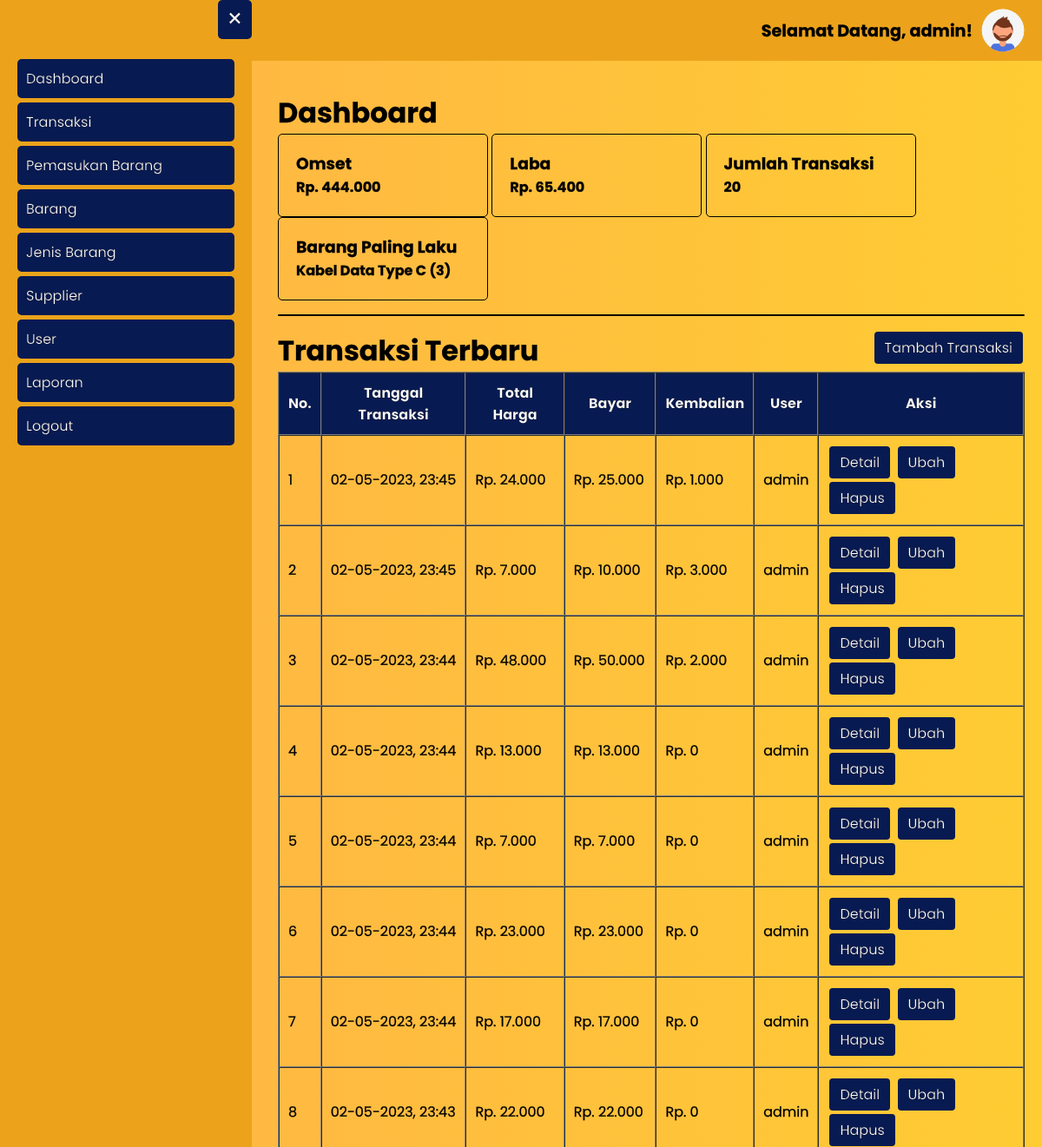
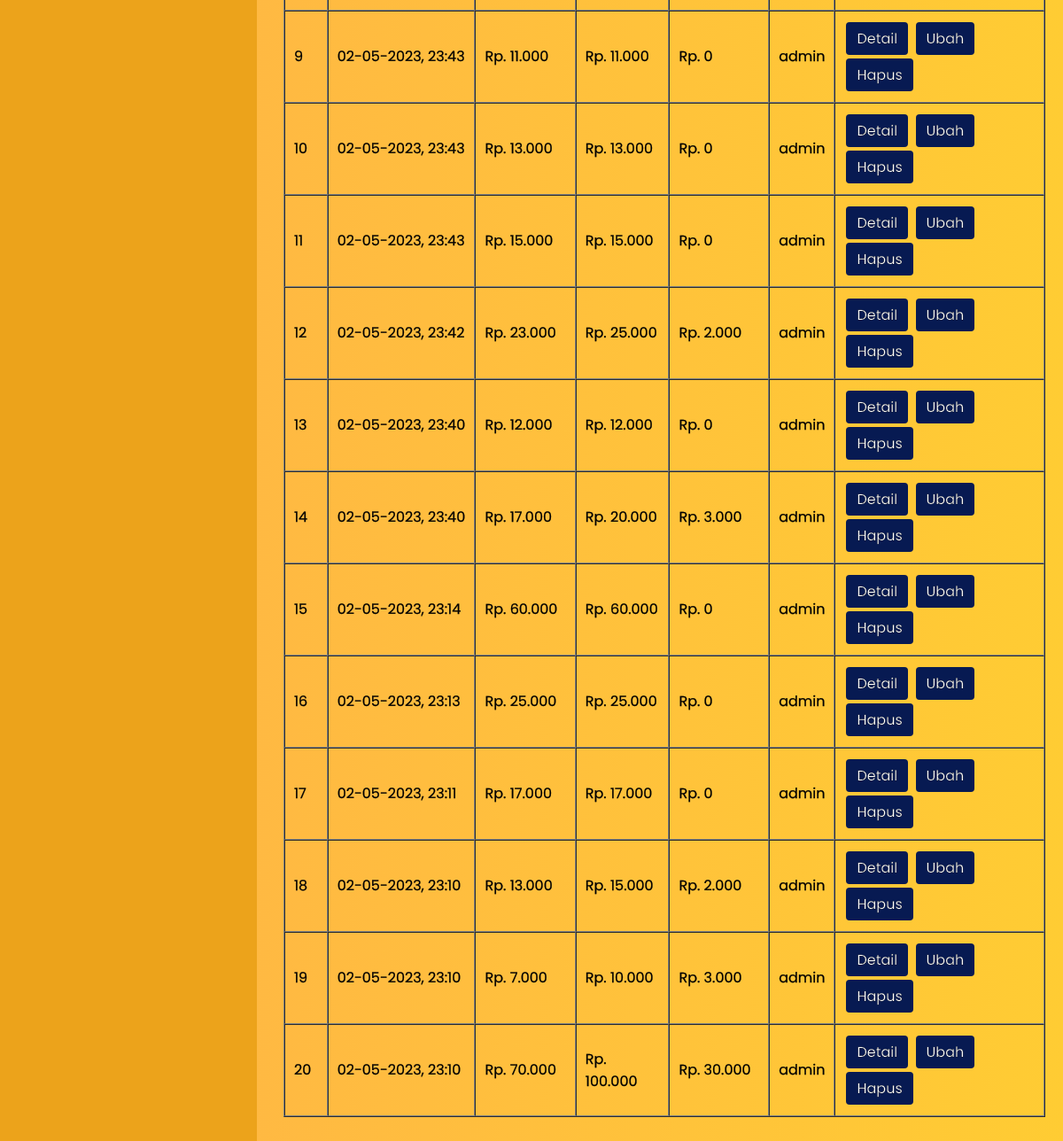
The app's page /index.php (signed in) with its own data (2 pictures, top to bottom).
### tables this page shows
CREATE TABLE `user` (
  `id_user` int(11) NOT NULL,
  `username` varchar(20) NOT NULL,
  `password` varchar(300) NOT NULL,
  `hak_akses` enum('administrator','operator') NOT NULL,
  `nama_lengkap` varchar(50) NOT NULL,
  `no_telp_user` varchar(20) NOT NULL
);

CREATE TABLE `barang` (
  `id_barang` int(11) NOT NULL,
  `nama_barang` varchar(50) NOT NULL,
  `harga_beli` int(11) NOT NULL,
  `harga_jual` int(11) NOT NULL,
  `stok_barang` int(11) NOT NULL,
  `id_jenis_barang` int(11) NOT NULL
);

CREATE TABLE `transaksi` (
  `id_transaksi` int(11) NOT NULL,
  `tanggal_transaksi` datetime NOT NULL,
  `total_harga` int(11) DEFAULT NULL,
  `bayar` int(11) DEFAULT NULL,
  `kembalian` int(11) DEFAULT NULL,
  `id_user` int(11) NOT NULL
);

### index.php (the view, shortened to what this page needs)
<?php
require_once 'koneksi.php';
$id_user = htmlspecialchars($_SESSION['id_user']);
$data_profile = mysqli_fetch_assoc(mysqli_query($koneksi, "SELECT * FROM user WHERE id_user = '$id_user'"));
$omset = mysqli_fetch_assoc(mysqli_query($koneksi, "SELECT sum(total_harga) as omset FROM transaksi"));
$laba = mysqli_fetch_assoc(mysqli_query($koneksi, "SELECT SUM((b.harga_jual - b.harga_beli) * dt.kuantitas) AS laba FROM detail_transaksi dt INNER JOIN barang b ON dt.id_barang = b.id_barang"));
$jumlah_transaksi = mysqli_num_rows(mysqli_query($koneksi, "SELECT * FROM transaksi"));
$barang_paling_laku = mysqli_fetch_assoc(mysqli_query($koneksi, "SELECT barang.id_barang, barang.nama_barang, SUM(kuantitas) as laku FROM detail_transaksi INNER JOIN barang ON detail_transaksi.id_barang = barang.id_barang GROUP BY detail_transaksi.id_barang ORDER BY laku DESC LIMIT 1"));
$transaksi = mysqli_query($koneksi, "SELECT * FROM transaksi INNER JOIN user ON transaksi.id_user = user.id_user ORDER BY tanggal_transaksi DESC");
?>
<html>
<head>
	<?php include_once 'include/head.php'; ?>
</head>
<body class="bg-gradient">
	<?php include_once 'include/topbar.php' ?>
	<?php include_once 'include/sidebar.php'; ?>
	<div class="main-content">
		<div class="my">
			<h1>Dashboard</h1>
			<div class="card">
				<h3>Omset</h3>
				<h4>Rp. <?= str_replace(",", ".", number_format($omset['omset'])); ?></h4>
			</div>
			<div class="card">
				<h3>Laba</h3>
				<h4>Rp. <?= str_replace(",", ".", number_format($laba['laba'])); ?></h4>
			</div>
			<div class="card">
				<h3>Jumlah Transaksi</h3>
				<h4><?= $jumlah_transaksi; ?></h4>
			</div>
			<div class="card">
				<h3>Barang Paling Laku</h3>
				<?php if ($barang_paling_laku): ?>
	                <h4><a class="link" href="<?= BASE_URL; ?>barang/ubah_barang.php?id_barang=<?= $barang_paling_laku['id_barang']; ?>"><?= strlen($barang_paling_laku['nama_barang']) <= 17 ? $barang_paling_laku['nama_barang'] : substr($barang_paling_laku['nama_barang'], 0, 17) . '...'; ?> (<?= $barang_paling_laku['laku']; ?>)</a></h4>
	            <?php else: ?>
	                <h4>Tidak Ada</h4>
	            <?php endif ?>
			</div>
		</div>
		<hr class="bg-black">
		<div class="my">
			<h1 class="inline-block">Transaksi Terbaru</h1>
			<a href="<?= BASE_URL; ?>transaksi/tambah_transaksi.php" class="btn float-right">Tambah Transaksi</a>
			<table border="1" cellpadding="10" cellspacing="0">
				<thead class="thead">
					<tr>
						<th>No.</th>
						<th>Tanggal Transaksi</th>
						<th>Total Harga</th>
						<th>Bayar</th>
						<th>Kembalian</th>
						<th>User</th>
						<th>Aksi</th>
					</tr>
				</thead>
				<tbody>
					<?php $i = 1; ?>
					<?php foreach ($transaksi as $dt): ?>
						<tr>
							<td><?= $i++; ?></td>
							<td><?= date("d-m-Y, H:i", strtotime($dt['tanggal_transaksi'])); ?></td>
							<td>Rp. <?= str_replace(",", ".", number_format($dt['total_harga'])); ?></td>
							<td>Rp. <?= str_replace(",", ".", number_format($dt['bayar'])); ?></td>
							<td>Rp. <?= str_replace(",", ".", number_format($dt['kembalian'])); ?></td>
							<td><?= $dt['username']; ?></td>
							<td>
								<a href="transaksi/detail_transaksi.php?id_transaksi=<?= $dt['id_transaksi']; ?>" class="btn"><?php if ($dt['bayar'] == 0): ?> Bayar <?php else: ?> Detail <?php endif ?></a>
								<a href="transaksi/ubah_transaksi.php?id_transaksi=<?= $dt['id_transaksi']; ?>" class="btn">Ubah</a>
								<a onclick="return confirm('Apakah Anda yakin ingin menghapus Transaksi?')" href="transaksi/hapus_transaksi.php?id_transaksi=<?= $dt['id_transaksi']; ?>" class="btn">Hapus</a>
							</td>
						</tr>
					<?php endforeach ?>
				</tbody>
			</table>
		</div>
	</div>
</body>
</html>

### include/topbar.php
<button class="open-btn">&#9776;</button>
<div class="topbar">
	<h1>Selamat Datang, <?= $data_profile['username']; ?>!</h1>
	<a href="<?= BASE_URL; ?>user/profile.php">
		<img src="<?= BASE_URL; ?>assets/img/profile_pic.svg" alt="Profile Picture">
	</a>
</div>

### assets/style.css (style rules this page uses)
* { font-family: 'Poppins', sans-serif; -webkit-text-stroke-width: .25px; -webkit-text-stroke-color: black; }
body { margin: 0; padding: 0; }
.bg-gradient { background: rgb(255,179,71); background: linear-gradient(90deg, rgba(255,179,71,1) 0%, rgba(255,204,51,1) 100%); }
.thead { background-color: #071a52; color: white; }
.my { margin: 1rem 0; }
.main-content { margin-left: 300px; padding: 20px; transition: all 0.3s ease-in-out; }
.main-content h1 { padding: 0; margin: 0; }
.open-btn { position: absolute; left: 10px; top: 10px; font-size: 30px; padding: 0 10px; cursor: pointer; border-radius: 5px; background: #071a52; border: none; color: white; }
.topbar { display: flex; justify-content: flex-end; align-items: center; background-color: #eca31b; padding: 10px 20px; }
.topbar img { height: 50px; width: 50px; border-radius: 50%; margin-left: 10px; margin-right: 0; }
.topbar h1 { font-size: 1.2em; margin: 0; }
.btn { margin: 2px; display: inline-block; font-size: 1rem; color: black; text-align: center; border: 1px solid black; padding: 0.375rem 0.75rem; border-radius: 0.25rem; text-decoration: none; cursor: pointer; background: #071a52; border: none; color: white; }
.inline-block { display: inline-block; }
.float-right { float: right; }
table { width: 100%; }
.card { border: 1px solid black; width: 200px; padding: 0 20px; border-radius: 5px; display: inline-block; }
.card h3 { margin-bottom: 0; padding-bottom: 0; }
.card h4 { margin-top: 0; }
.bg-black { border: none; height: 2px; background-color: black; border-radius: 5px; }
.link { color: black; text-decoration: none; }

### records on screen
user: username "admin"
barang: nama_barang "Kabel Data Type C"
transaksi: tanggal_transaksi "02-05-2023, 23:45", total_harga "24.000", bayar "25.000", kembalian "1.000", id_user.username "admin", shows "Detail"
transaksi: tanggal_transaksi "02-05-2023, 23:45", total_harga "7.000", bayar "10.000", kembalian "3.000", id_user.username "admin", shows "Detail"
transaksi: tanggal_transaksi "02-05-2023, 23:44", total_harga "48.000", bayar "50.000", kembalian "2.000", id_user.username "admin", shows "Detail"
transaksi: tanggal_transaksi "02-05-2023, 23:44", total_harga "13.000", bayar "13.000", kembalian "0", id_user.username "admin", shows "Detail"
transaksi: tanggal_transaksi "02-05-2023, 23:44", total_harga "7.000", bayar "7.000", kembalian "0", id_user.username "admin", shows "Detail"
transaksi: tanggal_transaksi "02-05-2023, 23:44", total_harga "23.000", bayar "23.000", kembalian "0", id_user.username "admin", shows "Detail"
transaksi: tanggal_transaksi "02-05-2023, 23:44", total_harga "17.000", bayar "17.000", kembalian "0", id_user.username "admin", shows "Detail"
transaksi: tanggal_transaksi "02-05-2023, 23:43", total_harga "22.000", bayar "22.000", kembalian "0", id_user.username "admin", shows "Detail"
transaksi: tanggal_transaksi "02-05-2023, 23:43", total_harga "11.000", bayar "11.000", kembalian "0", id_user.username "admin", shows "Detail"
transaksi: tanggal_transaksi "02-05-2023, 23:43", total_harga "13.000", bayar "13.000", kembalian "0", id_user.username "admin", shows "Detail"
transaksi: tanggal_transaksi "02-05-2023, 23:43", total_harga "15.000", bayar "15.000", kembalian "0", id_user.username "admin", shows "Detail"
transaksi: tanggal_transaksi "02-05-2023, 23:42", total_harga "23.000", bayar "25.000", kembalian "2.000", id_user.username "admin", shows "Detail"
transaksi: tanggal_transaksi "02-05-2023, 23:40", total_harga "12.000", bayar "12.000", kembalian "0", id_user.username "admin", shows "Detail"
transaksi: tanggal_transaksi "02-05-2023, 23:40", total_harga "17.000", bayar "20.000", kembalian "3.000", id_user.username "admin", shows "Detail"
transaksi: tanggal_transaksi "02-05-2023, 23:14", total_harga "60.000", bayar "60.000", kembalian "0", id_user.username "admin", shows "Detail"
transaksi: tanggal_transaksi "02-05-2023, 23:13", total_harga "25.000", bayar "25.000", kembalian "0", id_user.username "admin", shows "Detail"
transaksi: tanggal_transaksi "02-05-2023, 23:11", total_harga "17.000", bayar "17.000", kembalian "0", id_user.username "admin", shows "Detail"
transaksi: tanggal_transaksi "02-05-2023, 23:10", total_harga "13.000", bayar "15.000", kembalian "2.000", id_user.username "admin", shows "Detail"
transaksi: tanggal_transaksi "02-05-2023, 23:10", total_harga "7.000", bayar "10.000", kembalian "3.000", id_user.username "admin", shows "Detail"
transaksi: tanggal_transaksi "02-05-2023, 23:10", total_harga "70.000", bayar "100.000", kembalian "30.000", id_user.username "admin", shows "Detail"

### other values on screen
str_replace(",", ".", number_format($omset['omset'])) "444.000"
str_replace(",", ".", number_format($laba['laba'])) "65.400"
$jumlah_transaksi "20"
$barang_paling_laku['laku'] "3"
